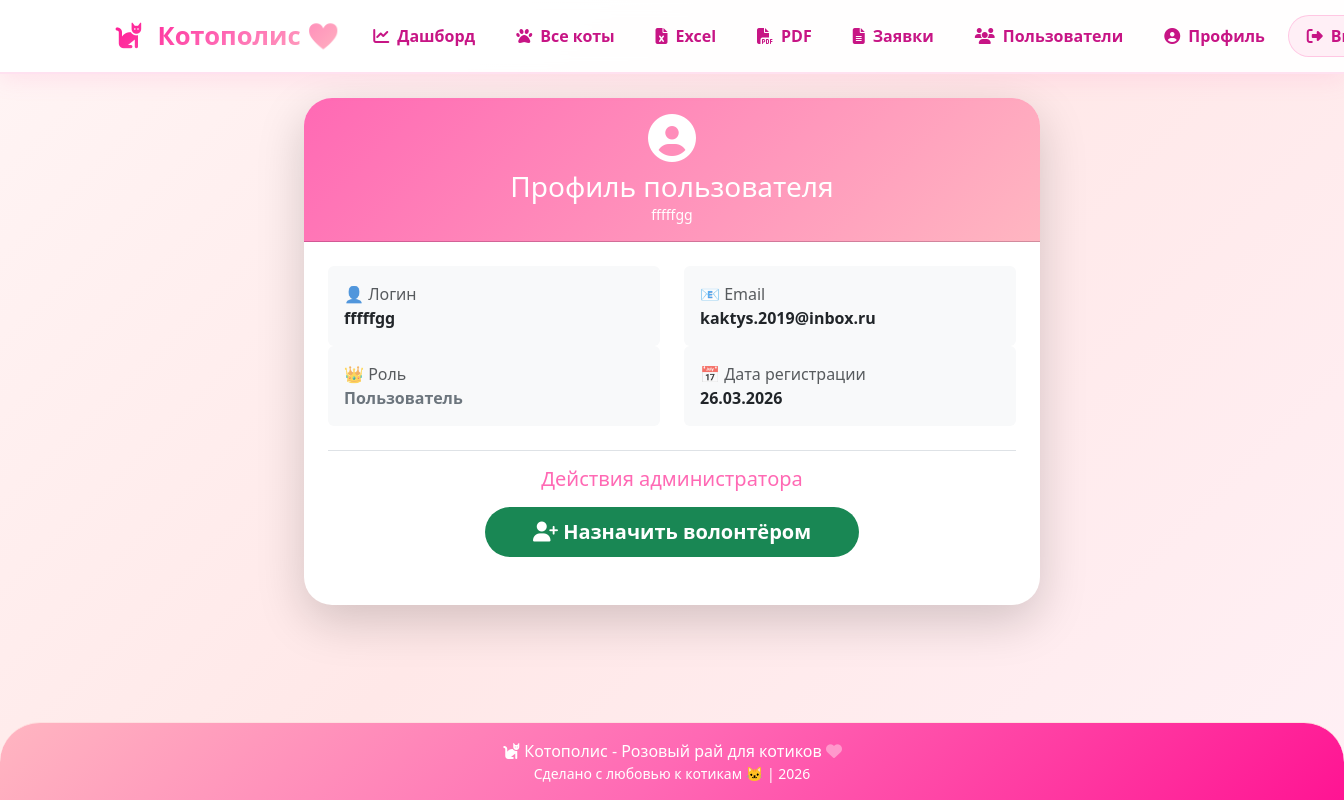
Screenshot of /profile/1 (signed in) with the database file from the repository.
### models.py (models this page shows, shortened)
class User(UserMixin, db.Model):
    __tablename__ = 'users'
    id = db.Column(db.Integer, primary_key=True)
    username = db.Column(db.String(80), unique=True, nullable=False)
    email = db.Column(db.String(120), unique=True, nullable=False)
    password = db.Column(db.String(200), nullable=False)
    role = db.Column(db.String(50), default='volunteer')
    created_at = db.Column(db.DateTime, default=datetime.utcnow)
    last_login = db.Column(db.DateTime)
    email_confirmed = db.Column(db.Boolean, default=False)
    email_confirmed_at = db.Column(db.DateTime)
    security_question = db.Column(db.String(200))
    security_answer = db.Column(db.String(200))
    bio = db.Column(db.Text)  # описание о себе

### app.py (the view)
@app.route('/profile')
@app.route('/profile/<int:user_id>')
@login_required
def profile(user_id=None):
    if user_id:
        if current_user.role != 'admin':
            flash('У вас нет доступа к чужим профилям', 'danger')
            return redirect(url_for('profile'))
        user = User.query.get_or_404(user_id)
    else:
        user = current_user
    return render_template('profile.html',
                           user=user,
                           is_admin_view=(user_id is not None and current_user.role == 'admin'))

### app.py (called while the page is built)
@login_manager.user_loader
def load_user(user_id):
    return User.query.get(int(user_id))

@app.context_processor
def utility_processor():
    def get_current_year():
        return datetime.now().year
    def get_total_cats():
        return Cat.query.count()
    def get_available_cats():
        return Cat.query.filter_by(status='В приюте').count()
    return {
        'current_year': get_current_year(),
        'total_cats': get_total_cats(),
        'available_cats': get_available_cats(),
        'now': datetime.now()
    }

### templates/profile.html (shortened to what this page needs)
{% extends 'base.html' %}
{% block content %}
<div class="row justify-content-center">
    <div class="col-md-8">
        <div class="card shadow-lg border-0">
            <div class="card-header bg-pink text-white text-center py-3">
                <i class="fas fa-user-circle fa-3x mb-2"></i>
                <h3 class="mb-0">Профиль пользователя</h3>
                <p class="mb-0 small">{{ user.username }}</p>
            </div>
            <div class="card-body p-4">
                <div class="row mb-4">
                    <div class="col-md-6">
                        <div class="info-card p-3 bg-light rounded">
                            <label class="text-muted">👤 Логин</label>
                            <p class="fw-bold mb-0">{{ user.username }}</p>
                        </div>
                    </div>
                    <div class="col-md-6">
                        <div class="info-card p-3 bg-light rounded">
                            <label class="text-muted">📧 Email</label>
                            <p class="fw-bold mb-0">{{ user.email }}</p>
                        </div>
                    </div>
                    <div class="col-md-6">
                        <div class="info-card p-3 bg-light rounded">
                            <label class="text-muted">👑 Роль</label>
                            <p class="fw-bold mb-0">
                                {% if user.role == 'admin' %}
                                    <span class="text-pink">Администратор</span>
                                {% elif user.role == 'volunteer' %}
                                    <span class="text-success">Волонтёр</span>
                                {% else %}
                                    <span class="text-secondary">Пользователь</span>
                                {% endif %}
                            </p>
                        </div>
                    </div>
                    <div class="col-md-6">
                        <div class="info-card p-3 bg-light rounded">
                            <label class="text-muted">📅 Дата регистрации</label>
                            <p class="fw-bold mb-0">{{ user.created_at.strftime('%d.%m.%Y') if user.created_at else 'Неизвестно' }}</p>
                        </div>
                    </div>
                </div>
                {% if is_admin_view %}
                <div class="text-center my-4 pt-3 border-top">
                    <h5 class="text-pink mb-3">Действия администратора</h5>
                    {% if user.role == 'volunteer' %}
                        <form method="POST" action="{{ url_for('set_role', user_id=user.id) }}">
                            <input type="hidden" name="role" value="user">
                            <button type="submit" class="btn btn-warning btn-lg px-5">
                                <i class="fas fa-user-minus"></i> Снять роль волонтёра
                            </button>
                        </form>
                    {% else %}
                        <form method="POST" action="{{ url_for('set_role', user_id=user.id) }}">
                            <button type="submit" class="btn btn-success btn-lg px-5">
                                <i class="fas fa-user-plus"></i> Назначить волонтёром
                            </button>
                        </form>
                    {% endif %}
                </div>
                {% endif %}
            </div>
        </div>
    </div>
</div>
{% endblock %}

### static/css/style.css (style rules this page uses)
:root { --pink-primary: #ff69b4; --pink-light: #ffb6c1; --pink-dark: #ff1493; --pink-bg: #fff0f5; --pink-gradient: linear-gradient(135deg, #ff69b4 0%, #ffb6c1 100%); --shadow-pink: 0 5px 15px rgba(255, 105, 180, 0.3); }
* { margin: 0; padding: 0; box-sizing: border-box; }
body { background: linear-gradient(135deg, #fff0f5 0%, #ffe4ec 100%); font-family: 'Segoe UI', 'Poppins', Tahoma, Geneva, Verdana, sans-serif; min-height: 100vh; display: flex; flex-direction: column; }
.card { border: none; border-radius: 15px; box-shadow: 0 2px 8px rgba(0,0,0,0.08); overflow: hidden; }
.card-header { background: var(--pink-gradient); color: white; padding: 12px 15px; }
.text-pink { color: var(--pink-primary); }
.bg-pink { background: var(--pink-gradient); }
* { box-sizing: border-box; }
html { font-size: 16px; scroll-behavior: smooth; }
.card { transition: transform 0.2s ease, box-shadow 0.2s ease; overflow: hidden; }
.btn { transition: all 0.2s ease; border-radius: 8px; }
.row { margin-left: -12px; margin-right: -12px; }
.row > [class*="col-"] { padding-left: 12px; padding-right: 12px; }
body { text-rendering: optimizeLegibility; -webkit-font-smoothing: antialiased; -moz-osx-font-smoothing: grayscale; }
* { transition: transform 0.1s ease; }
.cat-card, .card { transition: transform 0.3s ease, box-shadow 0.3s ease; }
.btn { transition: transform 0.2s ease, background 0.2s ease; }

### templates/base.html (style rules this page uses)
html { scroll-behavior: smooth; }
body { overflow-x: hidden; width: 100%; background: linear-gradient(135deg, #FFF5F5 0%, #FFE8E8 50%, #FFF0F5 100%); font-family: 'Segoe UI', 'Poppins', 'Quicksand', system-ui, -apple-system, sans-serif; }
.card { border: none; border-radius: 28px; background: white; overflow: hidden; transition: all 0.4s cubic-bezier(0.175, 0.885, 0.32, 1.275); box-shadow: 0 10px 30px rgba(255, 105, 180, 0.12); }
.btn { border-radius: 60px; padding: 10px 24px; font-weight: 600; transition: all 0.3s ease; border: none; }
.card { animation: fadeInUp 0.4s ease-out; }

### templates/profile.html (style rules this page uses)
.info-card { transition: transform 0.2s ease; }

### rows the page displays
User: username "fffffgg", email "kaktys.2019@inbox.ru", created_at "26.03.2026"
